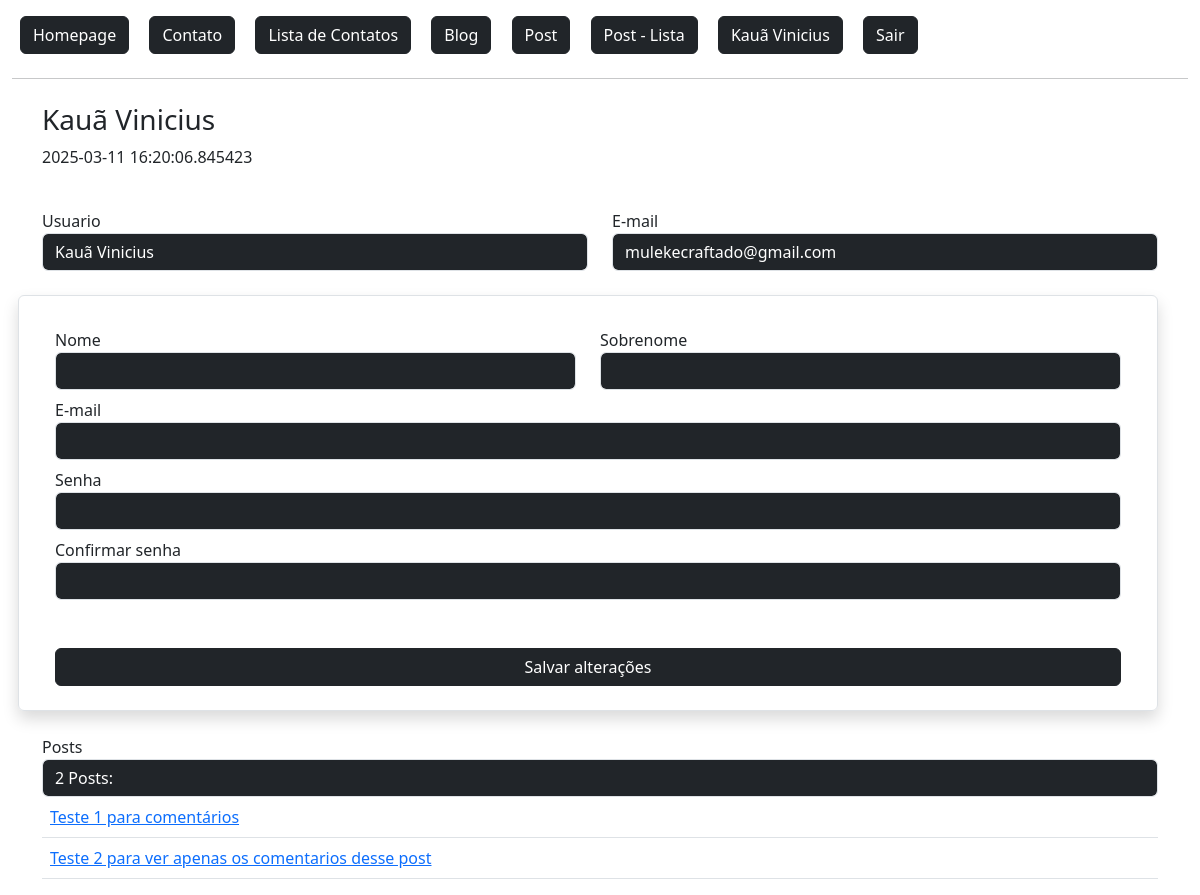
/dashboard/ (signed in), run on the app's committed database.
### flaskLearn/models.py (models this page shows, shortened)
class User(db.Model, UserMixin):
    id = db.Column(db.Integer, primary_key=True)
    admin = db.Column(db.Boolean, default=False)
    nome = db.Column(db.String, nullable=True)
    sobrenome = db.Column(db.String, nullable=True)
    email = db.Column(db.String, nullable=True)
    senha = db.Column(db.String, nullable=True)
    data_cadastro = db.Column(db.DateTime, default=datetime.now())
    posts = db.relationship('Post', backref='user', lazy=True) #É a tabela referenciada. (um usuario pode ter varios posts)
    post_comentarios = db.relationship('PostComentarios', backref='user', lazy=True) #É a tabela referenciada. (um usuario pode ter varios posts)

class Post(db.Model):
    id = db.Column(db.Integer, primary_key=True)
    data_criacao = db.Column(db.DateTime, default=datetime.now())
    titulo = db.Column(db.String, nullable=True)
    mensagem = db.Column(db.String, nullable=True)
    user_id = db.Column(db.Integer, db.ForeignKey('user.id'), nullable=True) #Tabela que referencia a tabela usuário
    comentarios = db.relationship('PostComentarios', backref='post', lazy=True) #É a tabela referenciada. (um usuario pode ter varios posts)

### flaskLearn/routes.py (the view)
@app.route('/dashboard/', methods=['GET', 'POST'])
@login_required                 # Exige login do usuário.
def dashboard():
    lenPosts = len(current_user.posts)
    obj = User.query.get(current_user.id)
    form = AlterUserForm()
    context = {
        'lenPosts': lenPosts
    }
    if form.validate_on_submit():
        form.save()
        return redirect(url_for('dashboard'))
    return render_template('login/dashboard.html', obj=obj, context=context, form=form)

### flaskLearn/forms.py (shortened to what this page needs)
class AlterUserForm(FlaskForm):
    nome = StringField('Nome')
    sobrenome = StringField('Sobrenome')
    email = StringField('E-mail', validators=[Email()])
    senha = PasswordField('Senha')
    confirmacao_senha = PasswordField('Confirmar senha', validators=[EqualTo('senha')])
    btnSubmit = SubmitField('Salvar alterações')

### flaskLearn/models.py (called while the page is built)
@login_manager.user_loader # Retorna sessao do usuario no controle de login
def load_user(user_id):
    return User.query.get(user_id)

### flaskLearn/templates/login/dashboard.html (shortened to what this page needs)
{% extends 'baseTemplate/base.html' %}
{% block content %}
{% include 'baseTemplate/nav.html' %}
<div class="container mt-4">
    <div class="row">
        <h3>{{ obj.nome }} {{ obj.sobrenome }}</h3>
        <p>{{ obj.data_cadastro }}</p>
        <div class="col-md-6 mt-4">
            Usuario
            <input type="text" value="{{ obj.nome }} {{ obj.sobrenome }}" class="form-control bg-dark text-white" readonly>
        </div>
        <div class="col-md-6 mt-4">
            E-mail
            <input type="text" value="{{ obj.email }}" class="form-control bg-dark text-white" readonly>
        </div>
        <form action="" method="post" class="row mt-4 p-4 rounded border shadow">
            <div class="col-md-6 mt-2">
                {{ form.nome.label() }}
                {{ form.nome(class="form-control col-6 bg-dark text-white") }}
            </div>
            <div class="col-md-6 mt-2">
                {{ form.sobrenome.label() }}
                {{ form.sobrenome(class="form-control col-6 bg-dark text-white")}}
            </div>
            <div class="col-12 mt-2">
                {{ form.email.label() }}
                {{ form.email(class="form-control col-12 bg-dark text-white")}}
            </div>
            <div class="col-12 mt-2">
                {{ form.senha.label() }}
                {{ form.senha(class="form-control col-12 bg-dark text-white")}}
            </div>
            <div class="col-12 mt-2">
                {{ form.confirmacao_senha.label() }}
                {{ form.confirmacao_senha(class="form-control col-12 bg-dark text-white")}}
            </div>
            <div class="col-12 mt-4">
                {{ form.btnSubmit(class="btn btn-dark mt-4 col-12")}}
            </div>
        </form>
        <div class="col-12 mt-4">
            Posts
            <input type="text" value="{{ context.lenPosts }} Posts:" class="form-control bg-dark text-white" readonly></input>
            <table class="table">
                <tbody>
                    {% for post in range(context.lenPosts) %}<a href="{{ url_for('postDetail', id=post) }}">
                        <tr>
                            <td>
                                <a href="{{ url_for('postDetail', id=post+1) }}">
                                    {{ current_user.posts[post].titulo }}
                                </a>
                            </td>
                        </tr>
                    {% endfor %}
                </tbody>
            </table>
        </div>
    </div>
</div>
{% endblock %}

### flaskLearn/templates/baseTemplate/nav.html
<a href="{{url_for('homepage')}}" class="btn btn-dark m-2">
    Homepage
</a>
<a href="{{url_for('contato')}}" class="btn btn-dark m-2">
    Contato
</a>
<a href="{{url_for('contatoLista')}}" class="btn btn-dark m-2">
    Lista de Contatos
</a>
<a href="{{url_for('editorBlog')}}" class="btn btn-dark m-2">
    Blog
</a>
<a href="{{url_for('postNovo')}}" class="btn btn-dark m-2">
    Post
</a>
<a href="{{url_for('postLista')}}" class="btn btn-dark m-2">
    Post - Lista
</a>
{% if current_user.is_authenticated %}
    <a href="{{ url_for('dashboard') }}" class="btn btn-dark m-2">
        {{ current_user.nome }} {{ current_user.sobrenome }}
    </a>
    <a href="{{ url_for('logout') }}" class="btn btn-dark m-2">
        Sair
    </a>
{% else %}
    <a href="{{url_for('login')}}" class="btn btn-dark m-2">
        Login
    </a>
{% endif %}
<hr>

### data on the page
User: nome "Kauã", sobrenome "Vinicius", data_cadastro "2025-03-11 16:20:06.845423", nome "Kauã Vinicius", email "mulekecraftado@gmail.com"
Post: titulo "Teste 1 para comentários"
Post: titulo "Teste 2 para ver apenas os comentarios desse post"
